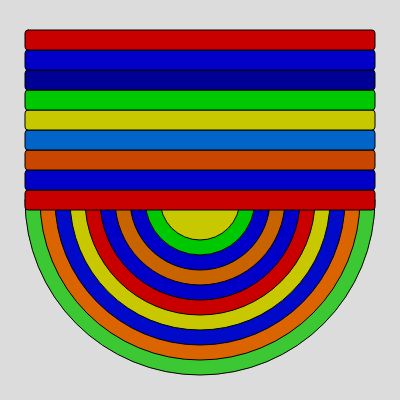
Frame 1 (no input)
Frame 60 (no input): identical to frame 1, image omitted
Frame 120 (the mouse pressed at the canvas centre since frame 60): identical to frame 1, image omitted

The p5.js sketch that drew this single still picture (run headless with seeded random() and noise() and a simulated clock; from frame 60 on, the mouse is pressed at the canvas centre):

// p5.js sketch
// ── sketch.js
function setup() {
  createCanvas(400, 400);
}

function draw() {
  background(220);
  //Círculos//
  fill(60, 200, 50)
  arc(200, 200, 350, 350, 0, radians(180));
  fill(220, 100, 0)
  arc(200, 200, 320, 320, 0, radians(180));
  fill(0, 10, 200)
  arc(200, 200, 290, 290, 0, radians(180));
  fill(200, 200, 0)
  arc(200, 200, 260, 260, 0, radians(180));
  fill(200, 0, 0)
  arc(200, 200, 230, 230, 0, radians(180));
  fill(0, 0, 200)
  arc(200, 200, 200, 200, 0, radians(180));
  fill(200, 100, 0)
  arc(200, 200, 170, 170, 0, radians(180));
  fill(0, 0, 200)
  arc(200, 200, 140, 140, 0, radians(180));
  fill(0, 200, 0)
  arc(200, 200, 110, 110, 0, radians(180));
  fill(200, 200, 0)
  arc(200, 200, 80, 80, 0, radians(180));

  //Líneas//

  fill(200, 0, 0)
  rect(25, 190, 350, 20, radians(180))
    fill(0, 0, 200)
  rect(25, 170, 350, 20, radians(180))
    fill(200, 70, 0)
  rect(25, 150, 350, 20, radians(180))
    fill(0, 100, 200)
  rect(25, 130, 350, 20, radians(180))
    fill(200, 200, 0)
  rect(25, 110, 350, 20, radians(180))
    fill(0, 200, 0)
  rect(25, 90, 350, 20, radians(180))
    fill(0, 0,150)
  rect(25, 70, 350, 20, radians(180))
    fill(0, 0, 200)
  rect(25, 50, 350, 20, radians(180))
    fill(200, 0, 0)
  rect(25, 30, 350, 20, radians(180))
}
